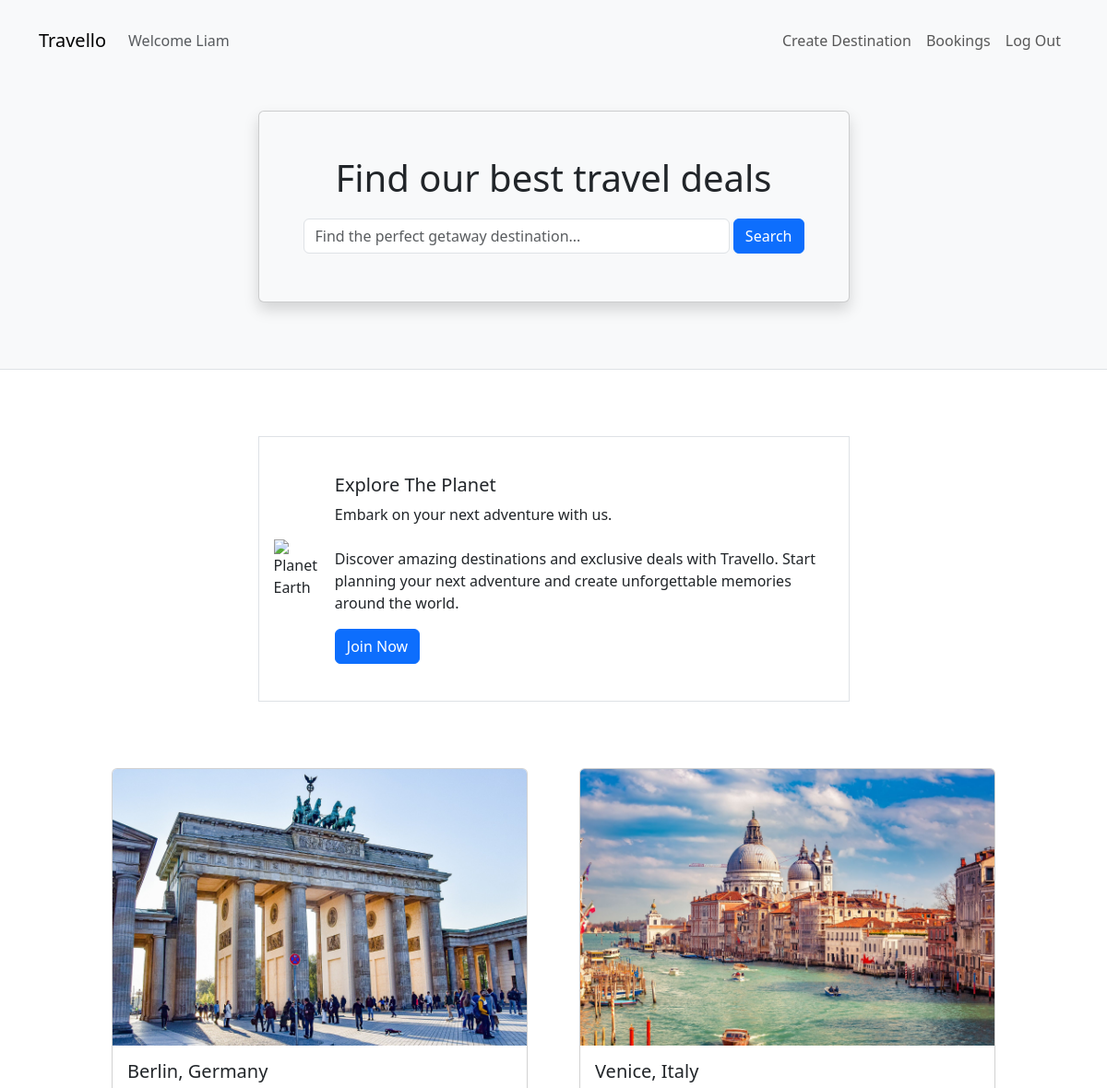
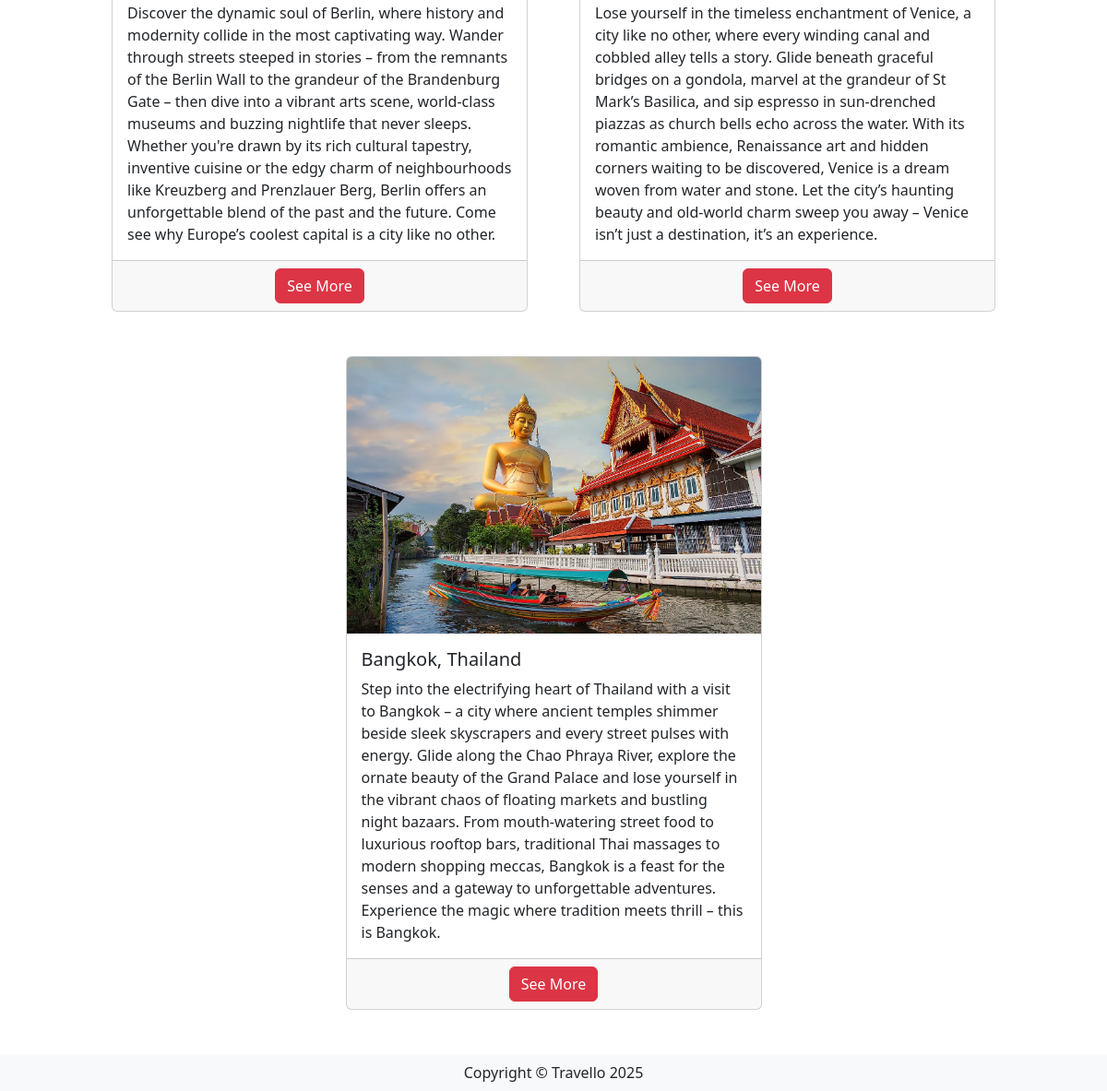
/ (signed in), run on the app's committed database (2 pictures, top to bottom).
### travel/models.py (models this page shows, shortened)
class User(db.Model, UserMixin):
    __tablename__ = 'users'
    id = db.Column(db.Integer, primary_key=True)
    username = db.Column(db.String(100), index=True, unique=True, nullable=False)
    email = db.Column(db.String(100), index=True, nullable=False)
    password_hash = db.Column(db.String(255), nullable=False)
    user_type = db.Column(db.String(20), nullable=False, default='guest')
    comments = db.relationship('Comment', backref='posted_by')

class Destination(db.Model):
    __tablename__ = 'destinations'
    id = db.Column(db.Integer, primary_key=True)
    city_name = db.Column(db.String(80), nullable=False)
    country_name = db.Column(db.String(80), nullable=False)
    description = db.Column(db.String(200), nullable=False)
    image = db.Column(db.String(400), default='/static/img/default.png')
    exchange_rate = db.Column(db.Float, nullable=False)
    currency_code = db.Column(db.String(3), nullable=False)
    comments = db.relationship('Comment', backref='destination')

### travel/views.py (the view)
@mainbp.route('/')
def index():
    destinations = db.session.scalars(db.select(Destination)).all()
    return render_template('index.html', destinations=destinations)

### travel/templates/index.html (shortened to what this page needs)
{% extends 'base.html' %}
{% block header %}
    <div class="container mt-5 mb-5">
        <div class="row justify-content-center pb-4">
            <div class="col-md-9 col-lg-8 col-xl-7">
                <div class="card shadow p-5 bg-light">
                    <h1 class="text-center mb-3">Find our best travel deals</h1>
                    <form class="form-inline d-flex flex-nowrap" action="{{ url_for('main.search') }}">
                        <input type="text" name="search" class="form-control flex-grow-1 my-1 me-1"
                        id="SearchForm" placeholder="Find the perfect getaway destination...">
                        <button type="submit" class="flex-shrink-1 btn btn-primary my-1">Search</button>
                    </form>
                </div>
            </div>
        </div>
    </div>
{% endblock %}
{% block content %}
    <div class="container mt-5">
        <div class="row justify-content-center mt-4 mb-5">
            <div class="col-md-9 col-lg-8 col-xl-7">
                <div class="media border p-3 d-flex">
                    <img class="align-self-center me-3" style="max-width:120px"
                        src="https://upload.wikimedia.org/wikipedia/commons/thumb/2/22/Earth_Western_Hemisphere_transparent_background.png/600px-Earth_Western_Hemisphere_transparent_background.png"
                        alt="Planet Earth">
                    <div class="align-self-center media-body mb-4">
                        <h5 class="mt-4">Explore The Planet</h5>
                        <p class="d-flex">
                            Embark on your next adventure with us.
                            <br></br>
                            Discover amazing destinations and exclusive deals with Travello. Start
                            planning your next adventure and create unforgettable memories around the world.
                        </p>
                        <a href="{{ url_for('auth.register') }}" class="btn btn-primary">Join Now</a>
                    </div>
                </div>
            </div>
        </div>
    </div>
    <div class="container mt-4">
        <div class="row justify-content-center">
            {% for destination in destinations %}
                <div class="col-10 col-lg-5 d-flex justify-content-center mb-5 mx-3">
                    <div class="card">
                        <img
                            src="{{ destination.image }}"
                            alt="{{ destination.name }}"
                            class="card-img-top"
                            style="height:300px; object-fit:cover;">
                        <div class="card-body">
                            <h5 class="card-title">{{ destination.city_name }}, {{ destination.country_name }}</h5>
                            <p class="card-text">{{ destination.description }}</p>
                        </div>
                        <div class="card-footer">
                            <div class="d-flex justify-content-center">
                                <a href="{{ url_for('destination.show', id=destination.id) }}" class="btn btn-danger">See More</a>
                            </div>
                        </div>
                    </div>
                </div>
            {% endfor %}
        </div>
    </div>
{% endblock %}

### travel/templates/base.html (shortened to what this page needs)
<!DOCTYPE html>
<html lang="en">
<head>
    <link href="https://cdn.jsdelivr.net/npm/bootstrap@5.3.2/dist/css/bootstrap.min.css" rel="stylesheet"
>
</head>
<body class="d-flex flex-column min-vh-100">
    <header class="bg-light border-bottom">
        <nav class="navbar navbar-expand-lg navbar-light bg-light">
            <div class="container mt-3">
                <a href="/" class="navbar-brand">Travello</a>
                {% if current_user.is_authenticated %}
                    <ul class="navbar-nav me-auto">
                        <li class="nav-item">
                            <span class="nav-link disabled text-muted">Welcome {{ current_user.username }}</span>
                        </li>
                    </ul>
                {% endif %}
                <div class="collapse navbar-collapse" id="navbarSupportedContent">
                    <ul class="navbar-nav ms-auto">
                        {% if current_user.is_authenticated %}
                            <li class="nav-item"><a class="nav-link" href="{{ url_for('destination.create') }}">Create Destination</a></li>
                            <li class="nav-item"><a class="nav-link" href="#">Bookings</a></li>
                            <li class="nav-item"><a class="nav-link" href="{{ url_for('auth.logout') }}">Log Out</a></li>
                        {% else %}
                            <li class="nav-item"><a class="nav-link" href="{{ url_for('auth.register') }}">Register</a></li>
                            <li class="nav-item"><a class="nav-link" href="{{ url_for('auth.login') }}">Log In</a></li>
                        {% endif %}
                    </ul>
                </div>
            </div>
        </nav>
        {% block header %}
        {% endblock %}
    </header>
    {% block content %}
    {% endblock %}
    <footer class="footer mt-auto">
        <div class="text-center py-2 bg-light">
            <span class="text-dark">Copyright &copy; Travello 2025</span>
        </div>
    </footer>
</body>
</html>

### data on the page
User: username "Liam"
Destination: image (picture), city_name "Berlin", country_name "Germany", description "Discover the dynamic soul of Berlin, where history and modernity collide in the most captivating way. Wander through streets steeped in stories – from the remnants of the Berlin Wall to the grandeur of the Brandenburg Gate – then dive into a vibrant arts scene, world-class museums and buzzing nightlife that never sleeps. Whether you're drawn by its rich cultural tapestry, inventive cuisine or the edgy charm of neighbourhoods like Kreuzberg and Prenzlauer Berg, Berlin offers an unforgettable blend of the past and the future. Come see why Europe’s coolest capital is a city like no other."
Destination: image (picture), city_name "Venice", country_name "Italy", description "Lose yourself in the timeless enchantment of Venice, a city like no other, where every winding canal and cobbled alley tells a story. Glide beneath graceful bridges on a gondola, marvel at the grandeur of St Mark’s Basilica, and sip espresso in sun-drenched piazzas as church bells echo across the water. With its romantic ambience, Renaissance art and hidden corners waiting to be discovered, Venice is a dream woven from water and stone. Let the city’s haunting beauty and old-world charm sweep you away – Venice isn’t just a destination, it’s an experience."
Destination: image (picture), city_name "Bangkok", country_name "Thailand", description "Step into the electrifying heart of Thailand with a visit to Bangkok – a city where ancient temples shimmer beside sleek skyscrapers and every street pulses with energy. Glide along the Chao Phraya River, explore the ornate beauty of the Grand Palace and lose yourself in the vibrant chaos of floating markets and bustling night bazaars. From mouth-watering street food to luxurious rooftop bars, traditional Thai massages to modern shopping meccas, Bangkok is a feast for the senses and a gateway to unforgettable adventures. Experience the magic where tradition meets thrill – this is Bangkok."
